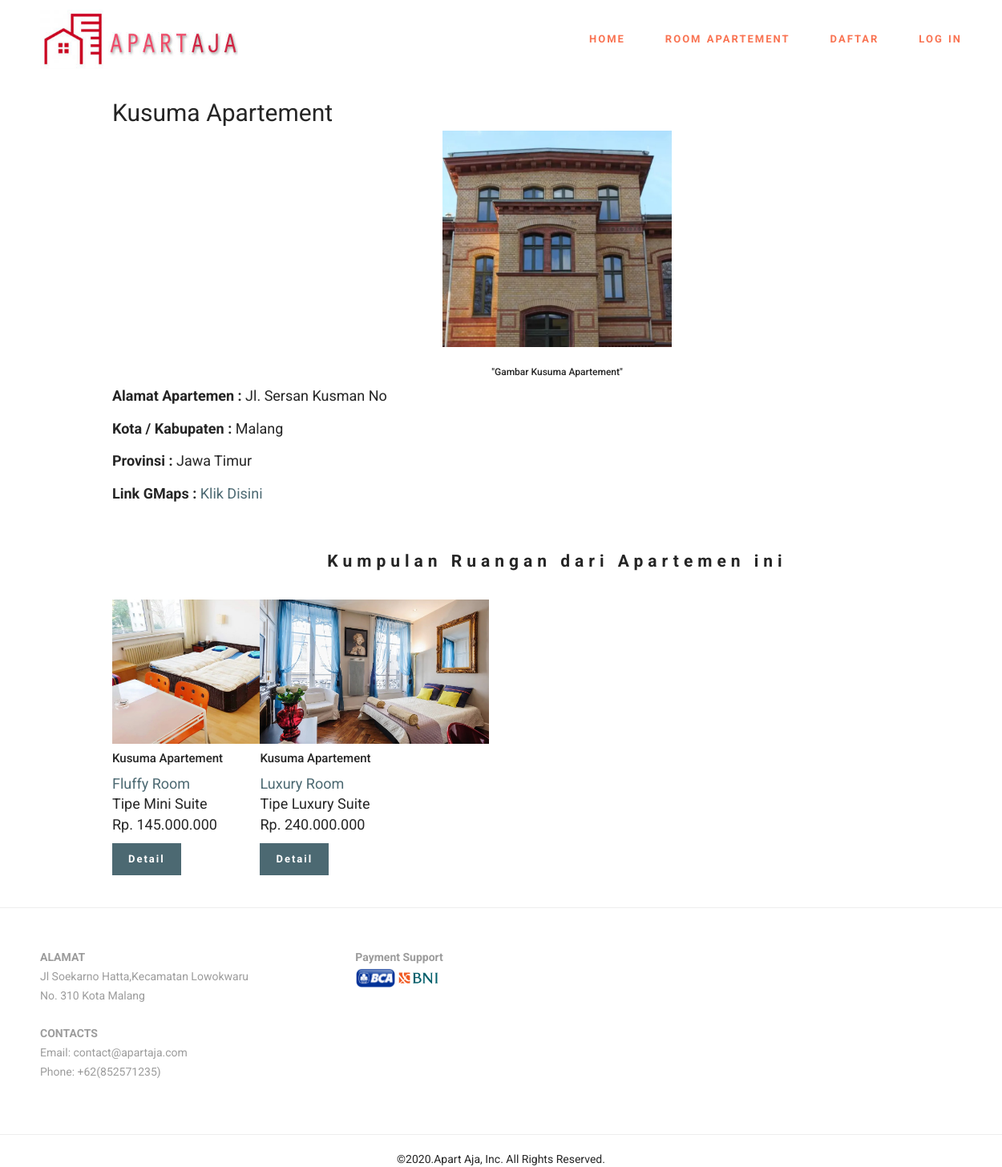
The page /apartemen/detailApartemen/13 on the database its author committed.
### tables this page shows
CREATE TABLE `apartemen` (
  `id_apartemen` int(1) NOT NULL,
  `id_pengelola` int(1) NOT NULL,
  `nama_apartemen` varchar(10) NOT NULL,
  `alamat_apartemen` varchar(20) NOT NULL,
  `kota_kabupaten` varchar(20) NOT NULL,
  `provinsi` varchar(20) NOT NULL,
  `gambar_apartemen` text NOT NULL,
  `maps_link` text NOT NULL
);

CREATE TABLE `ruangan_apartemen` (
  `id_ruangan` int(2) NOT NULL,
  `id_apartemen` int(1) NOT NULL,
  `id_pengelola` int(1) NOT NULL,
  `nama_ruangan` varchar(20) NOT NULL,
  `jenis_ruangan` varchar(15) NOT NULL,
  `harga_beli` bigint(7) NOT NULL,
  `detail_ruangan` text NOT NULL,
  `sisa_ruang_apartemen` int(2) NOT NULL,
  `gambar_utama` text NOT NULL
);

### application/controllers/Apartemen.php (called while the page is built, shortened)
<?php
class Apartemen extends CI_Controller
{
    public function __construct()
    {
        $this->load->model('apartemen_model');
        $this->load->model('user_model');
        $this->load->model('ruangan_model');
    }
    public function detailApartemen($id)
    {
        $data['apart'] = $this->apartemen_model->getAllApartemenById($id);
        $data['ruanganapart'] = $this->ruangan_model->getAllRuanganByIdApartemen($id);
        $level = $this->session->userdata('level');
        if ($level == 'user' or $level == 'admin') {
            $this->load->view('templates/header-user', $data);
        } else {
            $this->load->view('templates/header-guest', $data);
        }
        $this->load->view('apartemen/detail', $data);
        $this->load->view('templates/footer');
    }
}

### index.php (called while the page is built, shortened)
<?php
require_once BASEPATH.'core/CodeIgniter.php';

### application/models/Apartemen_model.php (called while the page is built, shortened)
<?php
class apartemen_model extends CI_Model
{
    public function getAllApartemenById($id_apart)
    {
        $query = $this->db->query("SELECT * FROM apartemen as a JOIN pengelola_apartemen pa ON a.id_pengelola = pa.id_pengelola WHERE a.id_apartemen = '$id_apart'");
        return $query->result_array();
    }
}

### application/models/Ruangan_model.php (called while the page is built, shortened)
<?php
class ruangan_model extends CI_Model
{
	public function getAllRuanganByIdApartemen($id_apart)
	{
		$query = $this->db->query("SELECT * FROM ruangan_apartemen as ra JOIN apartemen a ON ra.id_apartemen = a.id_apartemen WHERE ra.id_apartemen = $id_apart");
		return $query->result_array();
	}
}

### application/views/apartemen/detail.php (the view, shortened to what this page needs)
<div class="container" style="padding: 20px; margin: 0 auto ;margin-top:100px;">
    <div class="row">
        <div class="col-md-12" style="margin-left:70px;margin-right:70px;">
            <?php
            foreach ($apart as $apartemen) {
            ?>
                <span style="margin-top:20px;margin-bottom: 20px;font-size: 30px"><?= $apartemen['nama_apartemen'] ?> Apartement</span>
                <div class="card-body" style="font-size: 18px">
                    <div class="card-body">
                        <center>
                            <img style="width:286px;margin-bottom: 15px" src="<?= base_url() ?>assets/img/gambar_apartemen/<?= $apartemen['gambar_apartemen'] ?>" alt="Card image cap">
                        </center>
                        <center>
                            <h5 class="card-title">"Gambar <?= $apartemen['nama_apartemen'] ?> Apartement"</h5>
                        </center>
                        <p class="card-text">
                            <label for=""><b>Alamat Apartemen : </b></label>
                            <?= $apartemen['alamat_apartemen']; ?>
                        </p>
                        <p class="card-text">
                            <label for=""><b>Kota / Kabupaten :</b></label>
                            <?= $apartemen['kota_kabupaten']; ?>
                        </p>
                        <p class="card-text">
                            <label for=""><b>Provinsi :</b></label>
                            <?= $apartemen['provinsi']; ?>
                        </p>
                        <p class="card-text">
                            <label for=""><b>Link GMaps :</b></label>
                            <a target="_blank" style="text-decoration: none" href="<?= $apartemen['maps_link']; ?>">Klik Disini</a>
                        </p>
                        <p class="card-text">
                            <label><b>
                                    <h3>
                                        <center>Kumpulan Ruangan dari Apartemen ini</center>
                                    </h3>
                                </b></label>
                        </p><br>
                        <?php
                        foreach ($ruanganapart as $ruanganApartemen) {
                        ?>
                            <div class="card" onclick="location.href='detail-ruang-apartemen.php?id_ruangan=<?= $ruanganApartemen['id_ruangan'] ?>'" style="width: 18rem;display:inline-block;cursor: pointer">
                                <img style="width:286px;height:180px" src="<?= base_url() ?>assets/img/gambar_ruangan/<?= $ruanganApartemen['gambar_utama'] ?>" alt="Card image cap">
                                <div class="card-body">
                                    <h4 class="card-title"><?= $ruanganApartemen['nama_apartemen'] ?> Apartement</h4>
                                    <p class="card-text"><a style="text-decoration: none;" href="detail-ruang-apartemen.php?id_ruangan=<?= $ruanganApartemen['id_ruangan'] ?>"><?= $ruanganApartemen['nama_ruangan'] ?> Room</a><br>Tipe <?= $ruanganApartemen['jenis_ruangan'] ?><br>Rp. <?= number_format($ruanganApartemen['harga_beli'], 0, ',', '.');; ?></p>
                                    <a href="detail-ruang-apartemen.php?id_ruangan=<?= $ruanganApartemen['id_ruangan'] ?>" class="btn btn-primary">Detail</a>
                                </div>
                            </div>
                        <?php
                        }
                        ?>
                    </div>
                <?php
            }
                ?>
                </div>
        </div>
    </div>
</div>

### assets/mobirise/css/style.css (style rules this page uses)
html { position: relative; min-height: 100%; }

### rows shown on the page
apartemen: nama_apartemen "Kusuma", gambar_apartemen (picture), alamat_apartemen "Jl. Sersan Kusman No", kota_kabupaten "Malang", provinsi "Jawa Timur"
ruangan_apartemen: gambar_utama (picture), id_apartemen.nama_apartemen "Kusuma", nama_ruangan "Fluffy", jenis_ruangan "Mini Suite", harga_beli "145.000.000"
ruangan_apartemen: gambar_utama (picture), id_apartemen.nama_apartemen "Kusuma", nama_ruangan "Luxury", jenis_ruangan "Luxury Suite", harga_beli "240.000.000"
